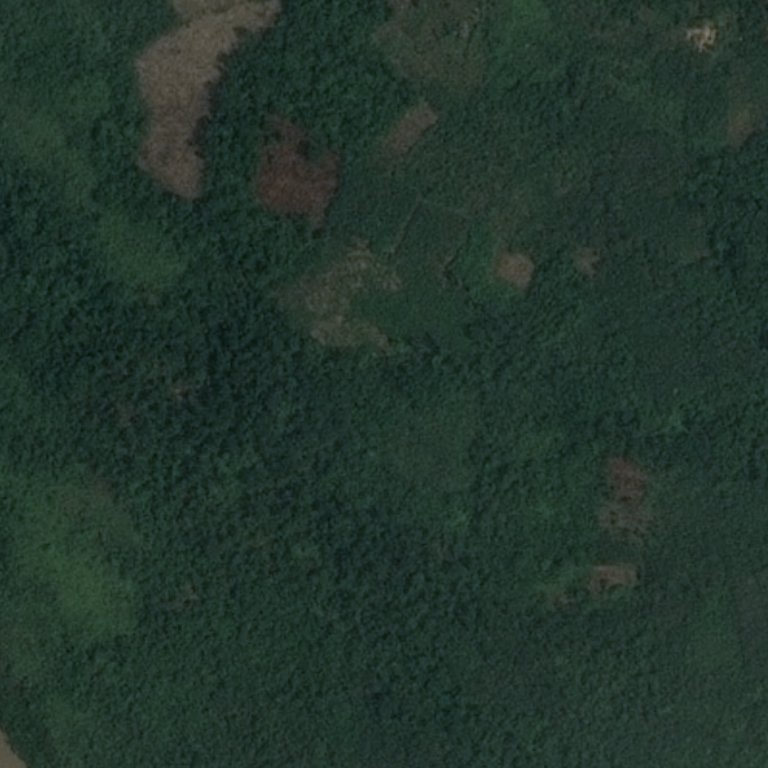
#> input picture hw3/desert_forest/test_image_01.jpg, 768 x 768 px
$ jupyter execute --allow-errors hw3_Lysenkov.ipynb   (shell and % lines are left out)
#> lines starting #> are read from the running program, lines starting #| are printed output that depends on the picture; after the words box and inside, x2 and y2 are one past the last pixel; in counts of white or black regions, pixels touching at a corner belong together; long printed decimals are rounded
# Homework 3

[cell 1]
import numpy as np
import cv2
import matplotlib.pyplot as plt

plt.style.use('seaborn')

# Задача №1 - Лес или пустыня?

Часто при анализе изображений местности необходимо понять ее характер. В частности, если определить, что на изображении преобладет вода, то имеет смысл искать корабли на таком изображении. Если на картинке густой лес, то, возможно, это не лучшая зона для посадки дрона или беспилотника.

Ваша задача - написать программу, которая будет отличать лес от пустыни. В приложении можно найти реальные спутниковые снимки лесов и пустынь.

Примеры изображений:
<table><tr>
    <td>  </td>
    <td>  </td>
</tr></table>

[cell 2]
def des_or_for(image):
    """
    :param image: исходное изображение (RGB)
    :return: 1 - Пустыня, 0 - Лес
    """
    image_hsv = cv2.cvtColor(image, cv2.COLOR_RGB2HSV)
    hist = cv2.calcHist([image_hsv], [0], None, [180], [0, 180])
    if np.argmax(hist) < 36:
        return 1
    return 0

[cell 3]
image = cv2.imread('desert_forest/test_image_01.jpg')
#> image is the input picture: shape (768, 768, 3); mean B, G, R 44.2, 53.4, 34.6
h, w, _ = image.shape
image = cv2.resize(image.copy(), (w // 2, h // 2))
#> image: shape (384, 384, 3)
image = cv2.cvtColor(image.copy(), cv2.COLOR_BGR2RGB)

# grayscale
gray = cv2.cvtColor(image.copy(), cv2.COLOR_RGB2GRAY)

[cell 4]
plt.subplot(211)
plt.imshow(image)
plt.title('Исходное изображение'), plt.axis('off')
if des_or_for(image):
#> in des_or_for, `hist = cv2.calcHist([image_hsv], [0], None, [180], [0, 180])`: hist = 180 values, max 46280 at index 77, min 0 at index 0, mean 819.2
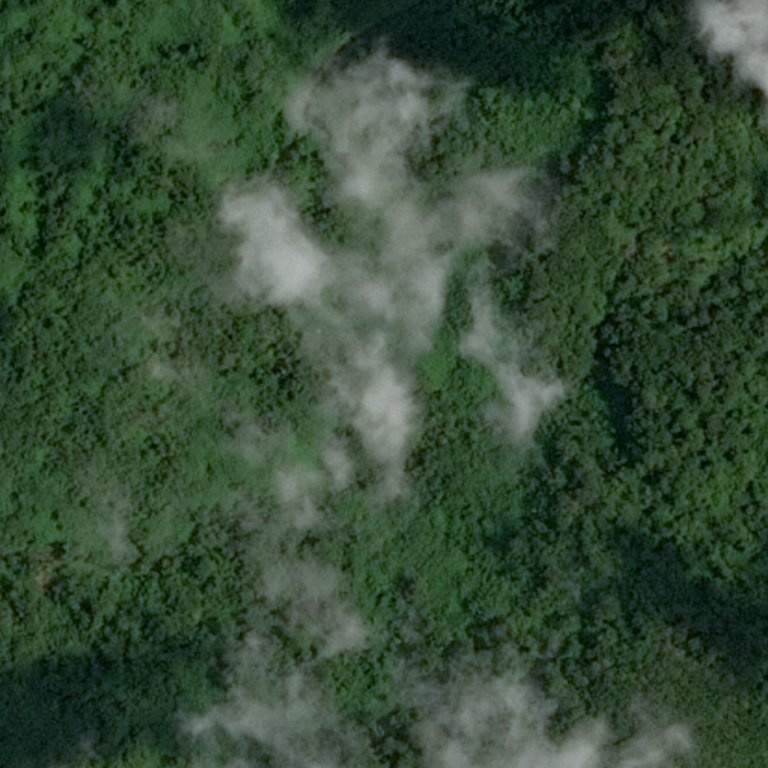
#> input picture hw3/desert_forest/test_image_00.jpg, 768 x 768 px
#> further down, imagei is the input picture: shape (768, 768, 3); mean B, G, R 54, 75.5, 54
    print("It's desert")
else:
    print("It's forest")
plt.show()

#> (a cell that did not finish here is left out)

        print(f"{i}: It's desert")
    else:
        print(f"{i}: It's forest")

for i in range(10, 17):
    imagei = cv2.imread(f'desert_forest/test_image_{i}.jpg')
    h, w, _ = imagei.shape
    imagei = cv2.resize(imagei.copy(), (w // 2, h // 2))
    imagei = cv2.cvtColor(imagei.copy(), cv2.COLOR_BGR2RGB)
    if des_or_for(imagei):
        print(f"{i}: It's desert")
    else:
        print(f"{i}: It's forest")

# Задача №2 - Раздели объекты в шуме

Дано зашумленное изображение с 3 объектами: круг, треугольник и фон. Треубется выдлеить каждый объект, фон, круг и треугольник в бинарные маски. То есть треубется найти геометрическое место каждого объекта на изображении. Незашумленное изображение приведено __только__ для оценки качества решения. Запрещено использовать любую инофрмацию о незашумленном изоьражении в решении.

Придумайте способ численной оценки качества полученного результата.

<table><tr>
    <td>  </td>
    <td>  </td>
</tr></table>

[cell 6]
# вспомогательная функция
def plot_transform_result(src_image, transform_image, is_gray=False):
    """
    Отрисовать с помощью plt исходное изображение и его преобразование.

    :param src_image: np.ndarray: исходное изображение
    :param transform_image: np.ndarray: преобразованное изображение
    :param is_gray: bool: флаг для отображения ЧБ изображений
    :return: None
    """
    plt.figure(figsize=(6.4 * 2, 4.8 * 2), constrained_layout=True
)
    cmap = 'gray' if is_gray else None

    plt.subplot(121)
    plt.imshow(src_image, cmap=cmap)
    plt.axis('off'), plt.title('Исходное изображение')

    plt.subplot(122)
    plt.imshow(transform_image, cmap=cmap)
    plt.axis('off'), plt.title('Результат преобразования')

    plt.show()

[cell 7]
def cleaning(image):
    """
    Чистка фона
    """

    blur = cv2.GaussianBlur(image.copy(), (7,7), 0)
    ret3, th3 = cv2.threshold(blur, 0, 255, cv2.THRESH_BINARY + cv2.THRESH_OTSU)
    kernel = np.ones((7, 7), np.uint8)
    opening = cv2.morphologyEx(th3, cv2.MORPH_OPEN, kernel)
    closing = cv2.morphologyEx(opening, cv2.MORPH_CLOSE, kernel)
    return closing

[cell 8]
def circ_or_triangle(image, mask, size = 100):
    """
    Разбиение маски (круга и треугольника) на круг и треугольник
    Смысл алгоритма:
    1) находим цвета треугольника и квадрата (максимумы на гистограмме)
    2) для каждого пикселя смотрим какие пиксели рядом и выбираем круг это или треугольник
    Примечание: алгоритм не знает круг это или треугольник, знает только фигура 1 и фигура 2
    """

    h_size = size //2;
    hist = cv2.calcHist([image.ravel()], [0], None, [256], [0, 256])
    hist[0] = 0

    sorted_index_hist = np.argsort(hist.T)
    col = sorted_index_hist[0][-2:]

    im = np.pad(image.copy(), h_size)
    pad_mask = np.pad(mask.copy(), h_size)

    res1 = np.zeros(image.shape)
    res2 = np.zeros(image.shape)
    H, W = image.shape
    for y in range(0, H):
        for x in range(0, W):
            im_slice = im[y:y+size, x:x+size]
            if not pad_mask[y+h_size][x+h_size]:
                continue

            if np.sum(im_slice == col[0]) > np.sum(im_slice == col[1]):
                res1[y][x] = 1
            else:
                res2[y][x] = 1

    return res1, res2

[cell 9]
def figures(image):
    """
    Основная функция запускающая остальные
    """

    hist = cv2.calcHist([image.ravel()], [0], None, [256], [0, 256])

    clean_mask = np.ceil(cleaning(image)/255)
    clean_image = np.uint8(image*clean_mask)
    plot_transform_result(clean_mask, clean_image, is_gray=True)

    fig1, fig2 = circ_or_triangle(clean_image, clean_mask)
    fig1 *= 255
    fig2 *= 255
    plot_transform_result(fig1, fig2, is_gray=True)


    plt.show()
    return fig1, fig2

[cell 10]
image = cv2.imread('segmentation/noise.png')
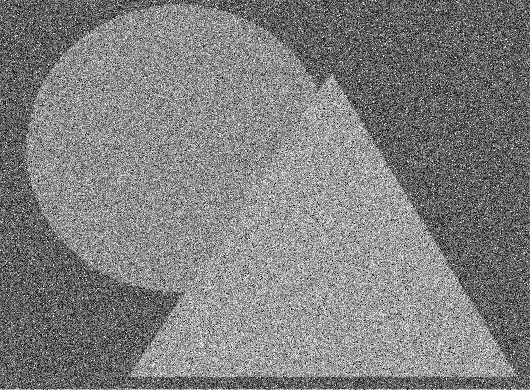
#> input picture hw3/segmentation/noise.png, 530 x 390 px
#> image is the input picture: shape (390, 530, 3); min 0, max 255, mean 127.5
image = cv2.cvtColor(image, cv2.COLOR_BGR2GRAY)
#> image: shape (390, 530)
print(image.shape)
#| (390, 530)

plt.imshow(image, cmap='gray')
plt.axis('off')
plt.show()

[cell 11]
mask1, mask2 = figures(image)
#> in figures, `hist = cv2.calcHist([image.ravel()], [0], None, [256], [0, 256])`: hist = 256 values, max 1923 at index 95, min 82 at index 243, mean 807.4
#> in cleaning, `ret3, th3 = cv2.threshold(blur, 0, 255, cv2.THRESH_BINARY + cv2.THRESH..`:
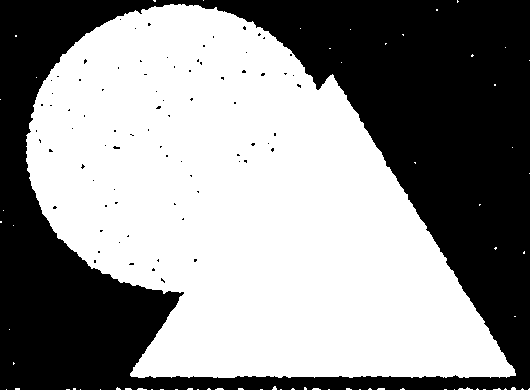
#> th3: shape (390, 530); 56.6% white; 80 black regions (79 under 20 px), largest, box (x1, y1, x2, y2) and area: (0, 0, 530, 390) 89460
#> in cleaning, `ret3, th3 = cv2.threshold(blur, 0, 255, cv2.THRESH_BINARY + cv2.THRESH..`: ret3 = 123
#> in circ_or_triangle, `hist = cv2.calcHist([image.ravel()], [0], None, [256], [0, 256])`: hist = 256 values, max 90127 at index 0, min 9 at index 26, mean 807.4
#> in circ_or_triangle, `col = sorted_index_hist[0][-2:]`: col = [160, 145]

[cell 12]
image_clean = cv2.imread('segmentation/gt.png')
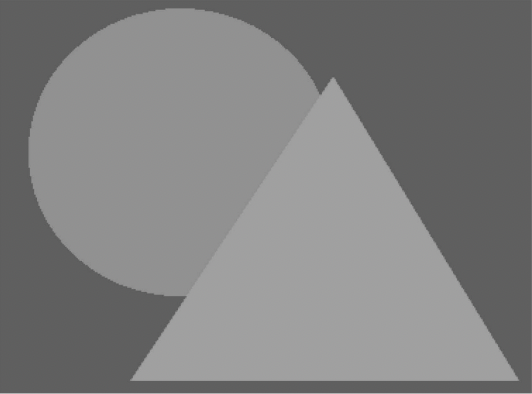
#> input picture hw3/segmentation/gt.png, 532 x 394 px
#> image_clean is the input picture: shape (394, 532, 3); mean B, G, R 127.4, 127.4, 127.4
image_clean = cv2.cvtColor(image_clean, cv2.COLOR_BGR2GRAY)
#> image_clean: shape (394, 532)
print(image_clean.shape)
#| (394, 532)

plt.imshow(image_clean, cmap='gray')
plt.axis('off')
plt.show()

[cell 13]
def accuracy(clean_image, circ, triang, size_col_err = 3):
    """
    Функция проверки точности
    Так как чистая картинка имеет не 3 цвета а больше, приходиться добавлять флуктуацию цвета,
    это учитывается в size_col_err
    Не стоит считать, что точность будет 100% верная, но все же она близка к этому
    """

    H, W = circ.shape

    hist = cv2.calcHist([clean_image.ravel()], [0], None, [256], [0, 256])
    col1 = np.argmax(hist)
    hist[col1] = 0
    col2 = np.argmax(hist)
    hist[col2] = 0
    col3 = np.argmax(hist)
    hist[col3] = 0
    _, col_circ, col_triang = sorted([col1, col2, col3])


    hist = cv2.calcHist([clean_image.ravel()], [0], None, [256], [0, 256])
    count_circ = np.sum(hist[col_circ-size_col_err:col_circ+size_col_err])
    count_triang = np.sum(hist[col_triang-size_col_err:col_triang+size_col_err])
    count_all = count_circ+count_triang


    err_all = H*W
    err_circ = H*W
    err_triang = H*W

    for add_y in range(0, clean_image.shape[0] - circ.shape[0]+1):
        for add_x in range(0, clean_image.shape[1] - circ.shape[1]+1):
            err_circ_i = 0
            err_triang_i = 0
            for y in range(H):
                for x in range(W):
                    if abs(clean_image[y+add_y][x+add_x] - col_circ) < size_col_err  and not circ[y][x]:
                        err_circ_i += 1
                    elif abs(clean_image[y+add_y][x+add_x] - col_circ) > size_col_err and circ[y][x]:
                        err_circ_i += 1

                    if abs(clean_image[y+add_y][x+add_x] - col_triang) < size_col_err and not triang[y][x]:
                        err_triang_i += 1
                    elif abs(clean_image[y+add_y][x+add_x] - col_triang) > size_col_err and triang[y][x]:
                        err_triang_i += 1

            err_all_i = err_circ_i+err_triang_i

            if err_all_i < err_all:
                err_all, err_circ, err_triang = err_all_i, err_circ_i, err_triang_i

    return 1-err_all/count_all, 1-err_circ/count_circ, 1-err_triang/count_triang

[cell 14]
acc_all, acc_circ, acc_triang = accuracy(image_clean, mask2, mask1)
#> in accuracy, `hist = cv2.calcHist([clean_image.ravel()], [0], None, [256], [0, 256])`: hist = 256 values, max 69939 at index 95, min 0 at index 0, mean 818.8
#> in accuracy, `col1 = np.argmax(hist)`: col1 = 95
#> in accuracy, `col2 = np.argmax(hist)`: col2 = 160
#> in accuracy, `col3 = np.argmax(hist)`: col3 = 145
#> in accuracy, `_, col_circ, col_triang = sorted([col1, col2, col3])`: col_triang = 160
#> in accuracy, `count_circ = np.sum(hist[col_circ-size_col_err:col_circ+size_col_err])`: count_circ = 57168
#> in accuracy, `count_triang = np.sum(hist[col_triang-size_col_err:col_triang+size_col..`: count_triang = 58283
#> in accuracy, `count_all = count_circ+count_triang`: count_all = 115451
#> acc_all = 0.959; acc_circ = 0.953; acc_triang = 0.964
print("Accuracy find all:", acc_all)
#| Accuracy find all: 0.9586
print("Accuracy find circle:", acc_circ)
#| Accuracy find circle: 0.9533
print("Accuracy find triangle:", acc_triang)
#| Accuracy find triangle: 0.9638

# Задача №3 - Найди клетки

Даны снимки раковых клеток. Существует задача - определить стадию рака клетки по такому изображению. Для того, чтобы подойти к решению классификации рака клетки, необходимо сначала подготовить данные.

Исходные изображения в реальных задачах могут быть очень большого размера (более 20000 px). Однако из визуального анализа можно заметить, что большая часть этих снимков пустая и не несет в себе полезную информацию.

Ваша задача выделить небольшие ячейки изображений из исходного так, чтобы на ячейках было только изображение клетки.

Пример исходного изображения и нарезанных ячеек клетки.

В качестве аргументов у функции будут значения:
1. исходное изображние;
2. размер ячейки;
3. количество ячеек.

__Доп вопрос__ - как можно выяснить какие нужны значения аргументов, чтобы они подходили для большинства исходных снимков?

## Алгоритм (жадный)
1) Сделаем карту информации
<p>&emsp;    1.0) будем рассматривать сетку, где клетки размера ячейки
<p>&emsp;    1.1) Каждый пиксель в карте информации будет равносилен 1ой ячейки
<p>&emsp;    1.2) В каждом пикселе будет значение = количество не белых пикселей в клетке сетки картинки / количество пикселей в
<p>&emsp;&emsp;            клетке сетки картинки
<p>2) Для каждой ячеки (for по количекству ячеек):
<p>&emsp;&emsp;    далее узлы - точки пересечения линий сетки
<p>&emsp;    2.1) делаем карту узлов: в каждой ячейке сумма количества информации в соседних клетках этого узла
<p>&emsp;    2.2) Ищем самый прибыльный узел
<p>&emsp;    2.3) Расчитываем положение ячейки (сам узел принадлежит ячейке): там формулы с весами клеток в этом узле
<p>&emsp;    2.4) Из расчета, что клетка забирает информацию равную ее пересечению с клеткой сетки, вычитаем из клеток
<p>&emsp;&emsp;            карты информации информацию, которую забрала клетка
<p>&emsp;    2.5) Повторяем
<p>3) Достаем то, что попало в ячейке и создаем новое изображение

[cell 15]
def cells(image, cell_size, cell_count, draw_pic=True):
    """
    Функция поиска ячеек, чтобы достать информацию
    draw_pic - рисовать ли положение ячеек на кортинке
    """
    im_inf = (image != 255).astype(float)

    y_size = np.int32(np.ceil(image.shape[0] / cell_size))
    x_size = np.int32(np.ceil(image.shape[1] / cell_size))
    map_inf = np.zeros((y_size,x_size))

    for i in range(y_size):
        for j in range(x_size):
            map_inf[i][j] = np.sum(im_inf[i*cell_size : (i+1)*cell_size+1, j*cell_size : (j+1)*cell_size+1])/cell_size**2

    plt.show()

    map_inf = np.pad(map_inf, 1)

    cells = np.zeros((cell_count, 2))
    do_corn = []
    for k in range(cell_count):
        map_corner = np.zeros((y_size+1, x_size+1))
        for i in range(y_size+1):
            for j in range(x_size+1):
                map_corner[i][j] = np.sum(map_inf[i : i+2, j : j+2])

        corners = [[map_corner[i//(x_size+1)][i%(x_size+1)], i//(x_size+1), i%(x_size+1)] for i in range((x_size+1)*(y_size+1))]
        sort_corn = sorted(corners, key=lambda x: x[0], reverse=True)

        for i in range(len(sort_corn)):
            m, y, x = sort_corn[i]
            if not ([y,x] in do_corn):
                do_corn.append([y,x])
                break
        s = np.sum(map_inf[y:y+2, x:x+2])

        if s == 0:
            cells[k][0] = np.round(y*cell_size)
            cells[k][1] = np.round(x*cell_size)
            continue

        w1 = map_inf[y][x]/s
        w2 = map_inf[y][x+1]/s
        w3 = map_inf[y+1][x]/s
        w4 = map_inf[y+1][x+1]/s

        cells[k][0] = np.round(y*cell_size - (w1+w2)*cell_size)
        cells[k][1] = np.round(x*cell_size - (w1+w3)*cell_size)

        map_inf[y][x] -= (w1+w2)*(w1+w3)
        if map_inf[y][x] < 0: map_inf[y][x] = 0

        map_inf[y][x+1] -= (w1+w2)*(w2+w4)
        if map_inf[y][x+1] < 0: map_inf[y][x+1] = 0

        map_inf[y+1][x] -= (w3+w4)*(w1+w3)
        if map_inf[y+1][x] < 0: map_inf[y+1][x] = 0

        map_inf[y+1][x+1] -= (w3+w4)*(w2+w4)
        if map_inf[y+1][x+1] < 0: map_inf[y+1][x+1] = 0


    cells = cells.astype(int)

    count_side = np.int32(np.ceil(np.sqrt(cell_count)))
    res = np.zeros((count_side*cell_size, count_side*cell_size))

    im = np.pad(image, cell_size, 'constant', constant_values=255)
#     im = np.pad(image, cell_size, 'constant', constant_values=(255, 255))
    for i in range(cell_count):
        y_res = (i//count_side)*cell_size
        x_res = (i%count_side)*cell_size
        y,x = cells[i]

        res[y_res:y_res+cell_size, x_res:x_res+cell_size] = im[y+cell_size:y+2*cell_size, \
                                                                       x+cell_size:x+2*cell_size]

    if draw_pic:
        im_res =  image.copy()
        for i in range(cell_count):
            y,x = cells[i]
            y1 = y+cell_size
            x1 = x+cell_size
            im_res = cv2.rectangle(im_res,(x,y),(x1,y1),0,3)

        plt.figure(figsize=(15,15))
        plt.imshow(im_res, cmap='gray')
        plt.axis('off')
        plt.show()
    return res

[cell 16]
image = cv2.imread('cells/train1_1.jpeg')
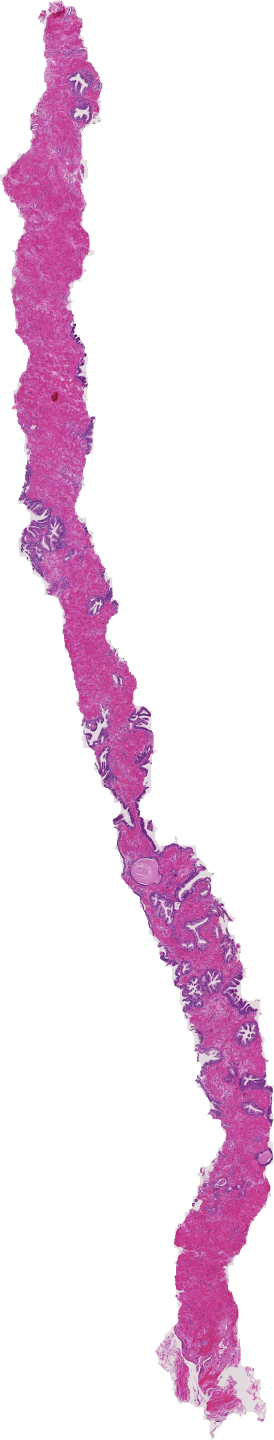
#> input picture hw3/cells/train1_1.jpeg, 1368 x 7200 px (shown at 1/5 size)
#> image is the input picture: shape (7200, 1368, 3); mean B, G, R 234.3, 218.8, 239.9
image = cv2.cvtColor(image, cv2.COLOR_BGR2GRAY)
#> image: shape (7200, 1368)
print(image.shape)
#| (7200, 1368)
plt.show()

[cell 17]
cell_size = 300
cell_count = 25
res = cells(image, cell_size, cell_count, True)
#> after the loop in cells, `for i in range(y_size):`: map_inf = 24 rows, first 6: [0.29, 0.363, 0, 0, 0], [0.343, 0.669, 0, 0, 0], [0.672, 0.442, 0, 0, 0], [0.778, 0.423, 0, 0, 0], [0.801, 0.377, 0, 0, 0], [0.699, 0.316, 0, 0, 0]
#> the loop in cells, `for k in range(cell_count):` made 25 passes
#> (s, w1, w2, w3, w4) on passes 1 to 4: (2.76, 0.335, 0.155, 0.187, 0.324), (2.38, 0.327, 0.178, 0.337, 0.159), (2.35, 0.423, 0.0698, 0.331, 0.176), (2.32, 0.308, 0.205, 0.266, 0.22)
#> after the loop in cells, `for k in range(cell_count):`: cells = 25 pairs, first value 135 to 6777, second value 93 to 1075; do_corn = 25 pairs, first value 1 to 23, second value 1 to 4
#> in cells, `im = np.pad(image, cell_size, 'constant', constant_values=255)`:
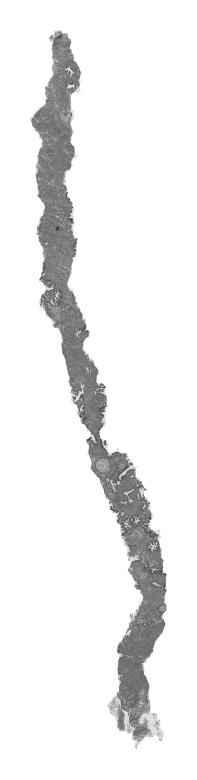
#> im: shape (7800, 1968) (shown at 1/10 size); min 7, max 255, mean 237
#> the loop in cells, `for i in range(cell_count):` made 25 passes
#> (y, x) on passes 1 to 4: (4353, 743), (1049, 101), (4952, 974), (1946, 128)
#> after the loop in cells, `for i in range(cell_count):`:
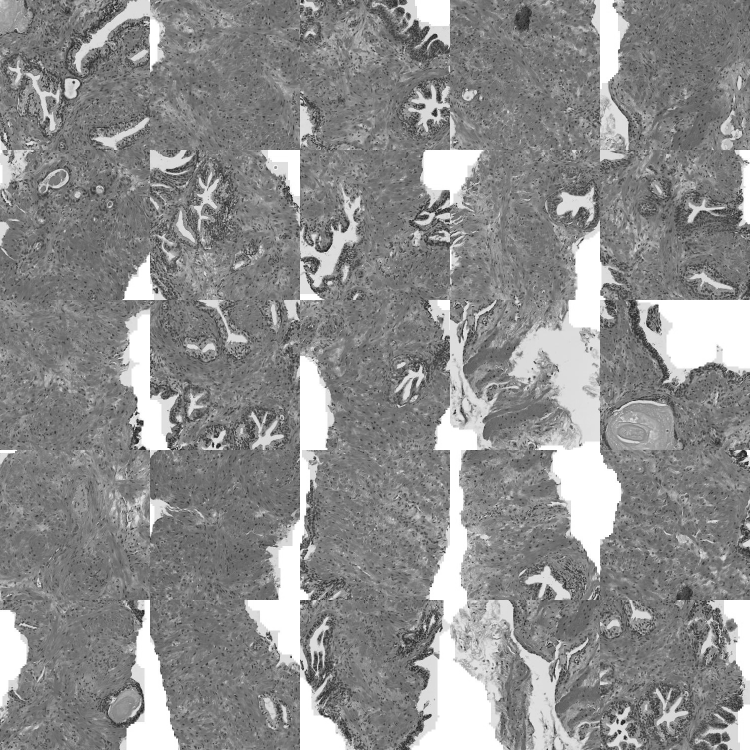
#> res: shape (1500, 1500) float64 (shown at 1/2 size); min 7, max 255, mean 140.2
#> the loop in cells, `for i in range(cell_count):` made 25 passes
#> (y, x, y1, x1) on passes 1 to 4: (4353, 743, 4653, 1043), (1049, 101, 1349, 401), (4952, 974, 5252, 1274), (1946, 128, 2246, 428)
#> after the loop in cells, `for i in range(cell_count):`:
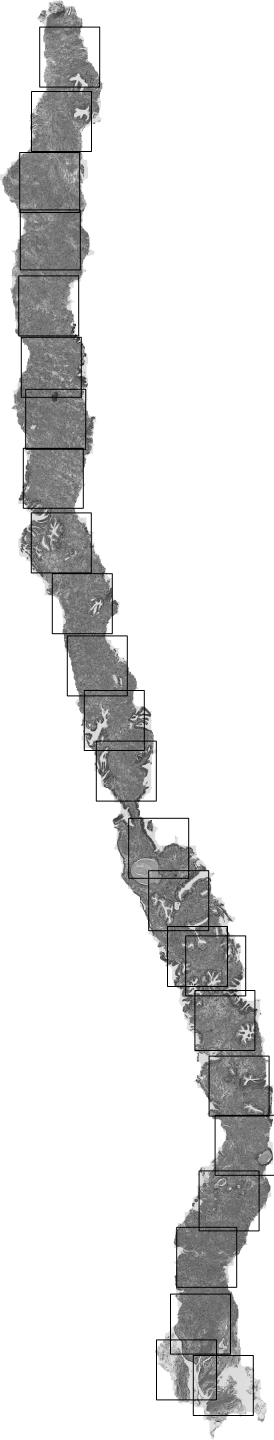
#> im_res: shape (7200, 1368) (shown at 1/5 size); min 0, max 255, mean 224.5
